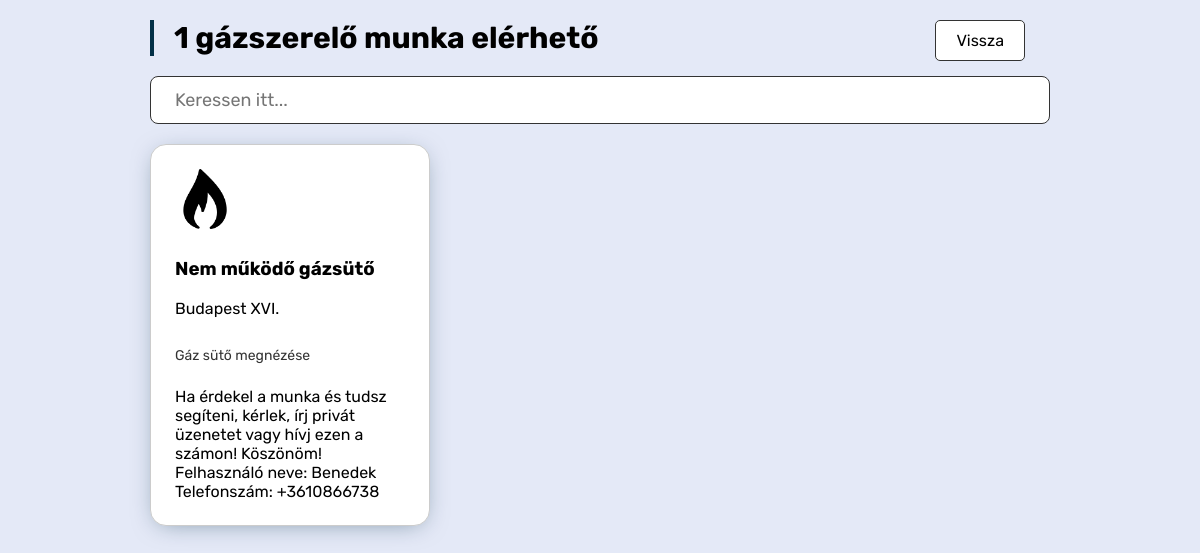
The app's page /EEP/hirdetes/gas.php, older data.
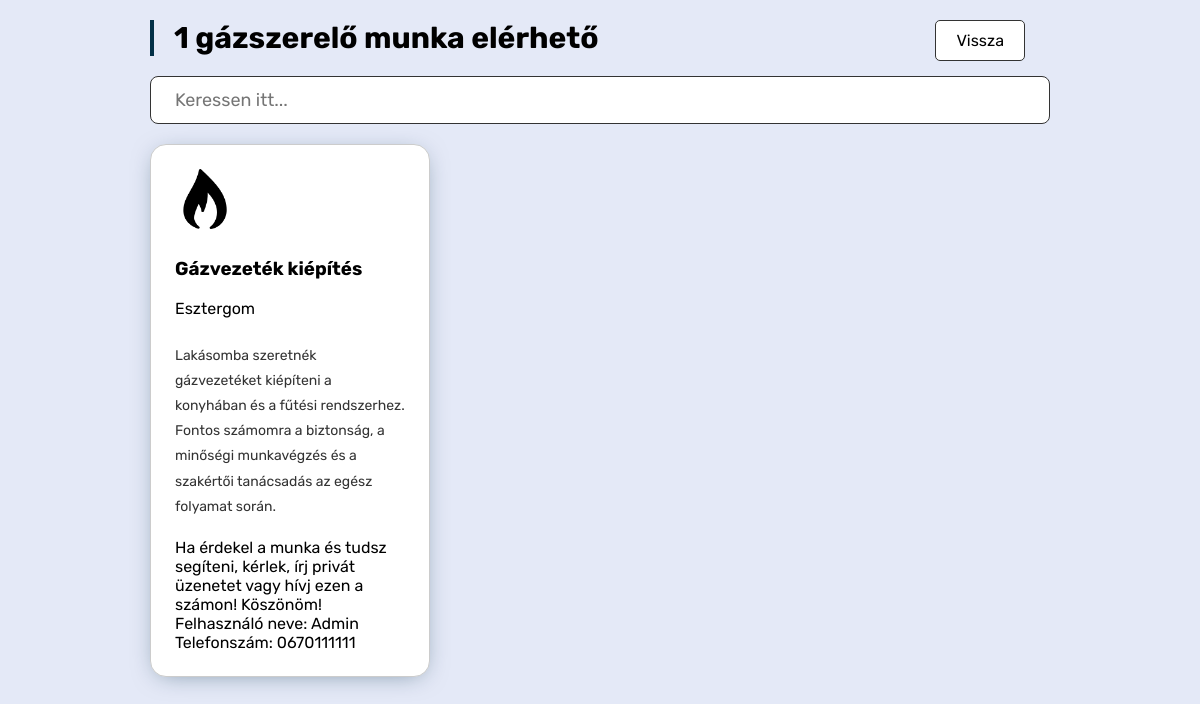
The same page, newer data.
### tables this page shows
CREATE TABLE `munka` (
  `UserId` int(11) NOT NULL,
  `MunkaId` int(11) NOT NULL,
  `Szakma` int(11) NOT NULL,
  `Leiras` varchar(255) NOT NULL,
  `Lakhely` varchar(255) NOT NULL,
  `Telefonszam` varchar(255) NOT NULL,
  `Feladat` varchar(255) NOT NULL
);

CREATE TABLE `user` (
  `Id` int(11) NOT NULL,
  `Nev` varchar(255) NOT NULL,
  `Email` varchar(100) NOT NULL,
  `Jelszo` varchar(255) NOT NULL,
  `Admin` tinyint(1) NOT NULL
);

### EEP/hirdetes/gas.php (the view, shortened to what this page needs)
<!DOCTYPE html>
<html lang="hu">
<head>
    <link rel="stylesheet" href="style.css" />
</head>
<body>
<div class="jobs-list-container">
    <?php
        include("../php/config.php");
        $sql_count = "SELECT COUNT(*) AS numJobs FROM munka WHERE Szakma = 3";
        $result_count = mysqli_query($con, $sql_count);
        $row_count = mysqli_fetch_assoc($result_count);
        $numJobs = $row_count['numJobs'];
        $sql = "SELECT munka.Szakma, munka.Lakhely, munka.Leiras, munka.Telefonszam, munka.Feladat, munka.MunkaId, munka.UserId, user.Nev
        FROM munka INNER JOIN user ON munka.UserId = user.Id
        WHERE munka.Szakma = 3";
        $result = mysqli_query($con, $sql);
        echo "<h1>{$numJobs} gázszerelő munka elérhető</h1>";
        $numJobs = mysqli_num_rows($result);
        if ($numJobs > 0) {
            echo "<a href='javascript:history.go(-1)' class='back-to-previous' styles='margin-bottom: 10px'>Vissza</a>";
            echo "<input id='searchInput' class='job-search' type='text' placeholder='Keressen itt...' />";
            echo "<div class='jobs-container'>";
            while ($row = mysqli_fetch_assoc($result)) {
                echo "<div class='job elem'>";
                echo "<img class='hird-img' src='img/icons8-gas-100.png' alt='Gaz'>";
                echo "<form method='post' action='delete_job.php'>";
                echo "<h3>" . $row["Feladat"] . "</h3>";
                echo "<div class='lakhely'> " . $row["Lakhely"] . "</div><br>";
                echo "<div class='details'> " . $row["Leiras"] . "</div><br>";
                echo "Ha érdekel a munka és tudsz segíteni, kérlek, írj privát üzenetet vagy hívj ezen a számon! Köszönöm! <br>";
                echo "Felhasználó neve: " . $row["Nev"] . "<br>";
                echo "Telefonszám: " . $row["Telefonszam"] . "<br>";
                echo "</div>";
                echo "<br>";
            }
        } else {
            echo "Nincs elérhető munka";
            echo "<a href='javascript:history.go(-1)' class='back-to-previous' styles='margin-bottom: 10px'>Vissza</a>";
        }
?>
</div>
</body>
</html>

Row changes from the older to the newer data that the page shows:
removed munka: Feladat "Nem működő gázsütő", Lakhely "Budapest XVI.", Leiras "Gáz sütő megnézése", UserId.Nev "Benedek", Telefonszam "+3610866738"
added munka: Feladat "Gázvezeték kiépítés", Lakhely "Esztergom", Leiras "Lakásomba szeretnék gázvezetéket kiépíteni a konyhában és a fűtési rendszerhez. Fontos számomra a biztonság, a minőségi munkavégzés és a szakértői tanácsadás az egész folyamat során.", UserId.Nev "Admin", Telefonszam "0670111111"
